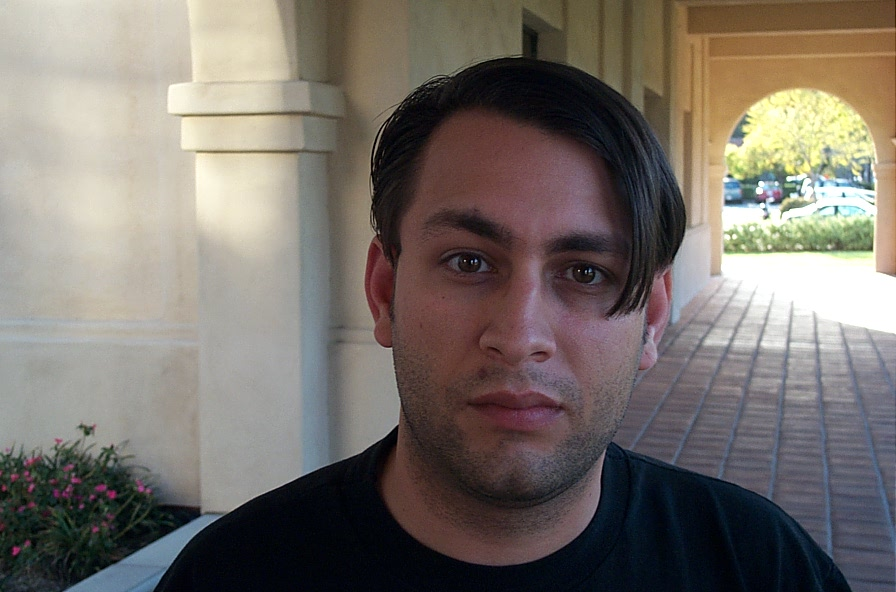
%> input picture training_data/image_0300.jpg, 896 x 592 px
$ octave chasing_mann.m   (GNU Octave 9; MATLAB toolbox functions it lacks are replaced by stand-ins)
%> lines starting %> are read from the running program, lines starting %| are printed output that depends on the picture; in (x1, y1, x2, y2) boxes, pixels count from 0 and x2, y2 are one past the last pixel; in counts of white or black regions, pixels touching at a corner belong together; the program's own positions count from 1
%Final report of Robotic vision.
%Written by: Jui-Wen, Yeh
%The target of the program is to make a code that can automatically choose
%and do the focus protraits.
%first step is to input the picture, take a look at it.
%Use Viola-Jones method.
%ref by: https://www.youtube.com/watch?v=JXrjp2BXgn8
%ref by: https://www.wikiwand.com/en/Viola%E2%80%93Jones_object_detection_framework
%ref by: https://www.vocal.com/video/face-detection-using-viola-jones-algorithm/
%As do not have equipment that is good enough, didn't train own module.
%how to train module: https://www.mathworks.com/help/vision/ug/train-a-cascade-object-detector.html
%concept of the code is to use Viola-Jones object detection with
%pre-trained face recognition and nose recognition. use nose recognition to
%be the filter to check if it's a face or not.
%clear all, clc
cd .., cd training_data\
pic_case = imread('image_0300.jpg');
%> pic_case is the input picture: size 592x896x3 uint8; mean R, G, B 119.9, 112.8, 106.3
temp_pic_original = pic_case;
cd ..
mkdir result, cd result
imwrite(pic_case, 'original_pic.png');
mkdir face_detection, mkdir threshold, cd face_detection
mkdir k-cluster, mkdir circle_method
cd circle_method
mkdir attempt_1_with_final_filter, mkdir attempt_2_with_adjustion
cd .., cd .., cd threshold
gray_pic = rgb2gray(pic_case);
[size_pic_x, size_pic_y] = size(gray_pic);
%> size_pic_x = 592; size_pic_y = 896
R_shell_pic = uint8(pic_case(:, :, 1));
G_shell_pic = uint8(pic_case(:, :, 2));
B_shell_pic = uint8(pic_case(:, :, 3));
% compare colors
%figure(1)
subplot (3, 2, 1)
imshow(pic_case)
title ('original')
subplot (3, 2, 2)
imshow(gray_pic)
title ('gray picture')
subplot (3, 2, 3)
imshow(R_shell_pic)
title ('R sub')
subplot (3, 2, 4)
imshow(G_shell_pic)
title ('G sub')
subplot (3, 2, 5)
imshow(B_shell_pic)
title ('b sub')
%print('-f1','color_seperation','-dpng')

%threshold
%threshold should be between 0-256
output = zeros(size_pic_x, size_pic_y);
threshold = 50;
%gray picture binarize
for x = 1: size_pic_x
    for y = 1: size_pic_y
        temp_input = gray_pic(x, y);
        if temp_input > threshold
            output(x, y) = 256;
        else
            output(x, y) = 0;
        end
    end
end
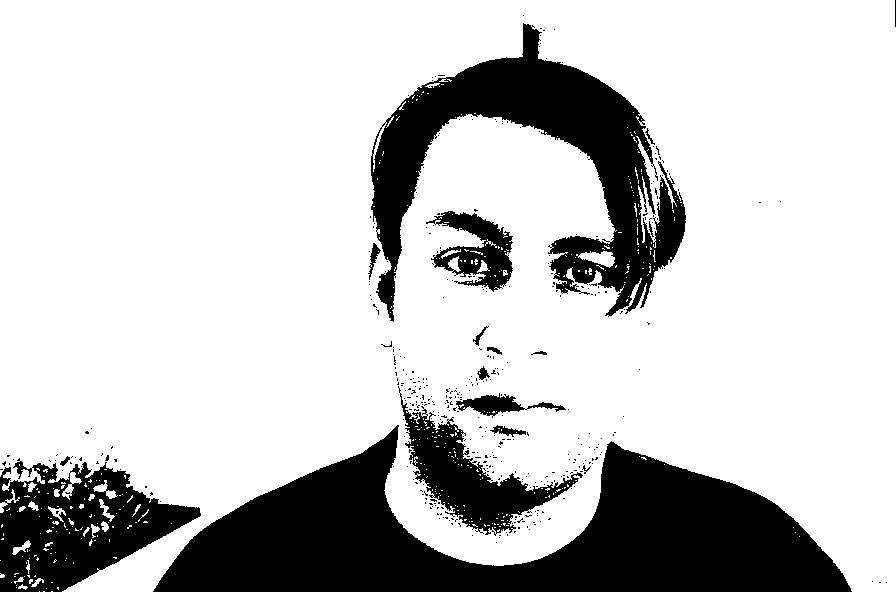
%> output: size 592x896 double; values 0 (black) and 256 (white), 78.1% white; 409 black regions (392 under 20 px), largest, box (x1, y1, x2, y2) and area: (153, 425, 852, 592) 56798, (371, 23, 686, 322) 30559, (0, 458, 201, 592) 14887
%gray image thresed

%figure (2)
imshow (output)
title ('gray with threshold')
%print('-f2','gray_threshold','-dpng')

%three color input
%skin detection
input= zeros(size_pic_x, size_pic_y, 3);
output_RGB= zeros(size_pic_x, size_pic_y, 3);
input(:, :, 1) = R_shell_pic;
input(:, :, 2) = G_shell_pic;
input(:, :, 3) = B_shell_pic;
R_thres_LOW = 219;
G_thres_LOW = 144;
B_thres_LOW = 101;
R_thres_HIGH = 259;
G_thres_HIGH = 233;
B_thres_HIGH = 196;
threshold_LOW_RGB = zeros(3);
threshold_HIGH_RGB = zeros(3);
threshold_LOW_RGB(1) = R_thres_LOW;
threshold_LOW_RGB(2) = G_thres_LOW;
threshold_LOW_RGB(3) = B_thres_LOW;
threshold_HIGH_RGB(1) = R_thres_HIGH;
threshold_HIGH_RGB(2) = G_thres_HIGH;
threshold_HIGH_RGB(3) = B_thres_HIGH;

for i = 1:3
    for x = 1: size_pic_x
        for y = 1: size_pic_y
            temp_input = input(x, y, i);
            if temp_input > threshold_LOW_RGB(i) && temp_input < threshold_HIGH_RGB(i)
                output_RGB(x, y, i) = 256;
            else
                output_RGB(x, y, i) = 0;
            end
        end
    end
end
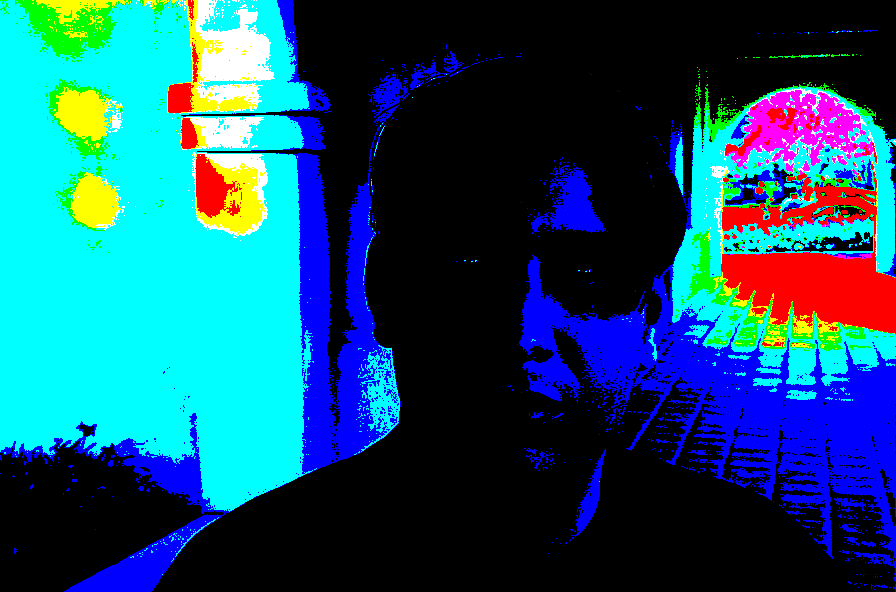
%> output_RGB: size 592x896x3 double; mean R, G, B 21.4, 81.1, 107.6; drawn with min black and max white


no_bin = im2bw(output_RGB, 0.5);
%> no_bin: size 592x896 logical; 49.4% white; 633 white regions (597 under 20 px), largest, box (x1, y1, x2, y2) and area: (0, 0, 401, 592) 165726, (519, 82, 896, 582) 88418, (549, 165, 606, 233) 2133
acht_bin = im2bw(output_RGB, 0.8);
%figure (3)
subplot(1, 3 ,1)
imshow(output_RGB)
title('threshold')
subplot(1, 2, 2)
imshow(no_bin)
title('binary bounded')
%print('-f3','threshold_vs_boundary','-dpng')

Lab_pic_original = rgb2lab(pic_case);
%> Lab_pic_original: size 592x896x3 double; mean of channels 1, 2, 3 46.7, 2.2, 4.6
Lab_pic_output = rgb2lab(output_RGB);
%> Lab_pic_output: size 592x896x3 double; mean of channels 1, 2, 3 3530.3, -16.9, -1037.2
%Use image segmentation k-means to cluster the objects into three clusters.
abs_original = Lab_pic_original(:, :, 2:3);
abs_original = im2single(abs_original);
abs_output = Lab_pic_output(:, :, 2:3);
abs_output = im2single(abs_output);
nColors = 4;
pixel_labels_original = imsegkmeans(abs_original,nColors,'NumAttempts',3);
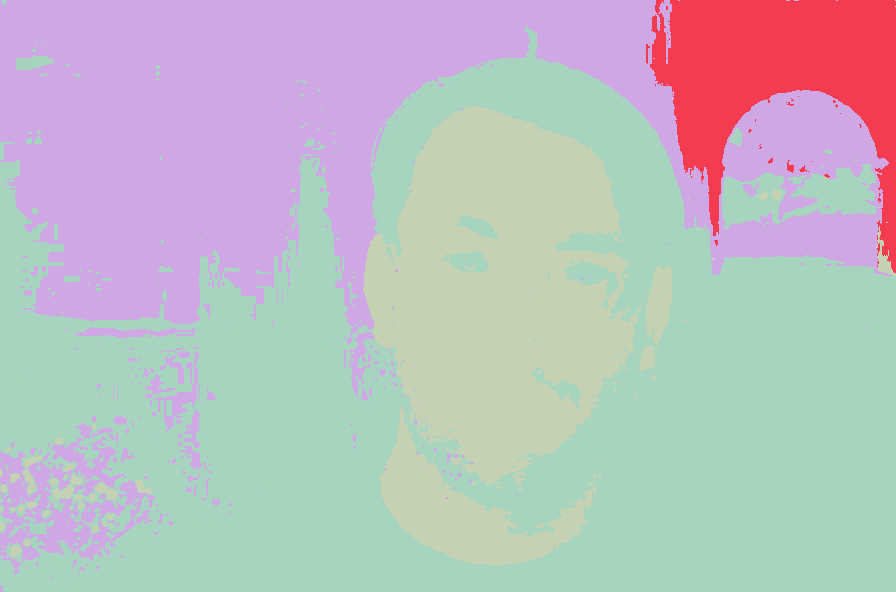
%> pixel_labels_original: size 592x896 uint8; 4 distinct labels, from 1 to 4; one colour per label, 0 black
pixel_labels_output = imsegkmeans(abs_output,nColors,'NumAttempts',3);
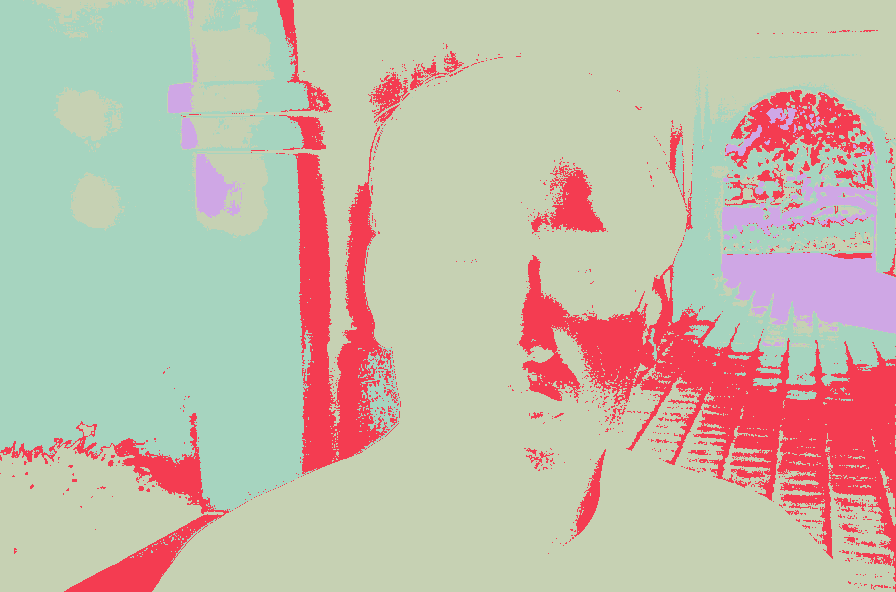
%> pixel_labels_output: size 592x896 uint8; 4 distinct labels, from 1 to 4; one colour per label, 0 black
%figure(4)
subplot(1, 3, 1)
imshow(pic_case)
title('original picture');
subplot(1, 3, 2)
imshow(pixel_labels_original,[])
title('Image Labeled by Cluster Index--original');
subplot(1, 3, 3)
imshow(pixel_labels_output,[])
title('Image Labeled by Cluster Index--output');
%print('-f4','original_vs_several_cluster','-dpng')

pix_num = zeros(3);
LAB_original_output = zeros(size_pic_x, size_pic_y);
for i = 1:size_pic_x
    for j = 1:size_pic_y
        if pixel_labels_original(i, j) ==1
            pix_num(1) = pix_num(1)+1;
            LAB_original_output (i, j)= 0;
        elseif pixel_labels_original(i, j) ==2
            pix_num(2) = pix_num(2)+1;
            LAB_original_output (i, j)= 64;
        else
            pix_num(3) = pix_num(3)+1;
            LAB_original_output (i, j)= 128;
        end
    end
end
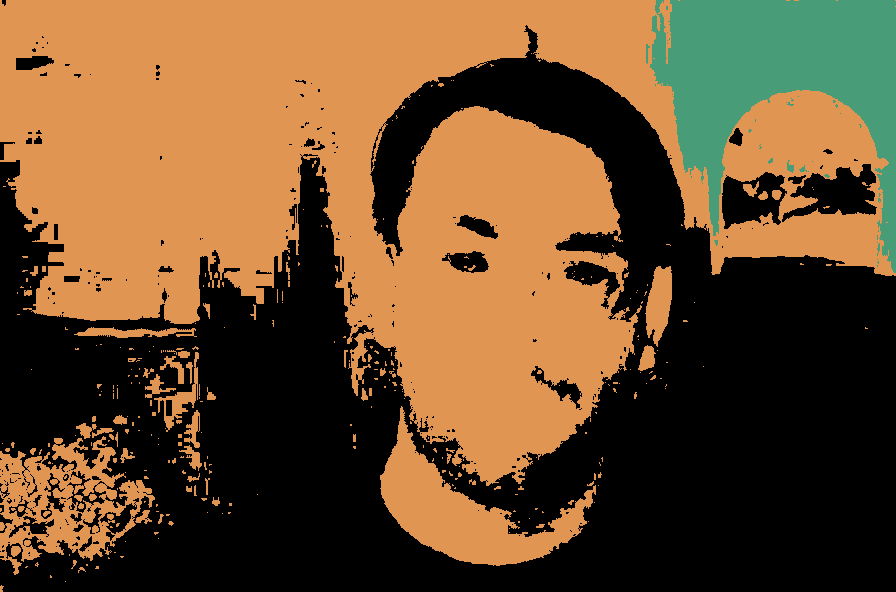
%> LAB_original_output: size 592x896 double; 3 distinct labels, from 0 to 128; one colour per label, 0 black
%> after the loop, pix_num = [255666 0 0; 31208 0 0; 243558 0 0]
%figure (5)
imshow (~LAB_original_output, [])
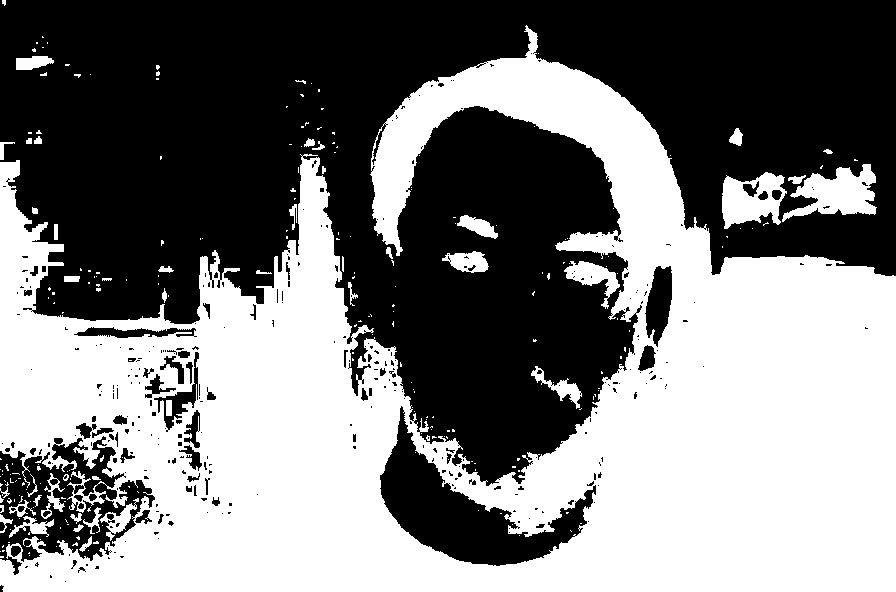
%> displayed picture: size 592x896, on the screen's scale of 0 to 255; 48.2% white; 247 white regions (202 under 20 px), largest, box (x1, y1, x2, y2) and area: (0, 25, 896, 592) 243167, (782, 164, 877, 222) 2923, (722, 172, 787, 229) 2320
%print('-f5','LAB_color','-dpng')

cd ..
cd face_detection
%write center into the for loop and pin it
%take advantage of the rectangle to find the center of the face.
Face_detect = vision.CascadeObjectDetector;
BD_detect = step(Face_detect, pic_case);
%> BD_detect = [354 134 343 343]
center_face = zeros(size(BD_detect, 1), 2);
for i = 1: size(BD_detect, 1)
    center_face(i, 1) = BD_detect(i, 1)+BD_detect(i, 3)/2;
    center_face(i, 2) = BD_detect(i, 2)+BD_detect(i, 4)/2;
end
%> this loop made 1 pass
%> after the loop, center_face = [525.5 305.5]
sobel_bw = edge(gray_pic, 'approxcanny');
%> sobel_bw: size 592x896 logical; 3.6% white in thin lines or dots
%figure(6)
imshow(sobel_bw); hold on
for i = 1: size(BD_detect, 1)
    rectangle ('position', BD_detect(i, :), 'LineWidth', 3, 'LineStyle', '-', 'EdgeColor', 'r');
    plot(center_face(i, 1), center_face(i, 2),'.r','MarkerSize',30);
end
title ('used trained cascade to detect face, example 1');
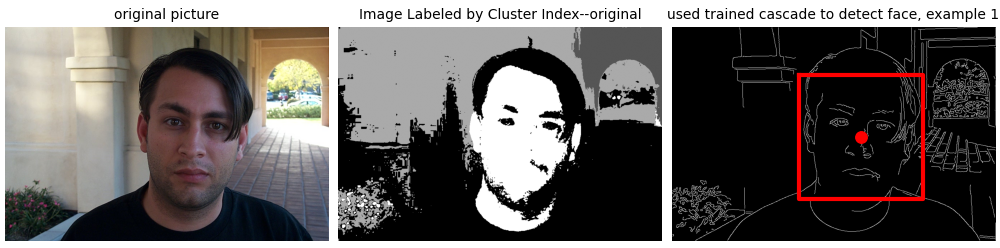
%> figure redrawn from the program's plot data, 3 panels
hold off
%print('-f6','find_face','-dpng')


%detect nose to confirm it's a humanbeing
Nose_Detect = vision.CascadeObjectDetector('Nose', 'MergeThreshold', 16);
%> (the run ends here)
